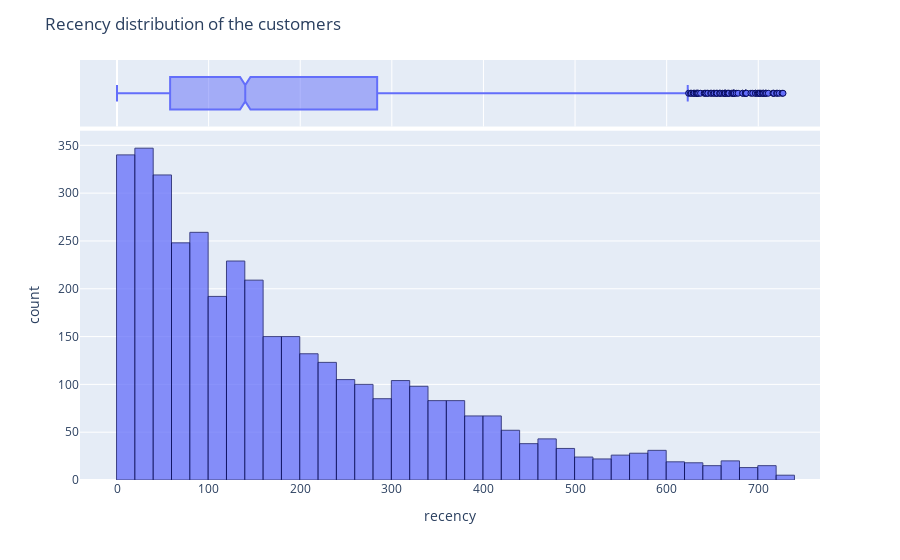

This figure's notebook cell:
### Markdown cell above
# Recency distribution of customers

### Code cell
fig = px.histogram(Recency, x= 'recency', opacity = 0.75, marginal ='box')
fig.update_layout(title = 'Recency distribution of the customers')
fig.update_traces(marker= dict(line=dict(color = '#05095D', width =1)))
fig.show()

### Figure 1 — Plotly figure (JSON) as saved in the notebook; plotly's stock layout.template omitted (floating-point values rounded to 4 significant figures; data arrays with more than 128 entries replaced by an {"elided": "..."} marker saying what was removed)
{"data": [{"alignmentgroup": "True", "bingroup": "x", "hovertemplate": "recency=%{x}<br>count=%{y}<extra></extra>", "legendgroup": "", "marker": {"color": "#636efa", "line": {"color": "#05095D", "width": 1}, "opacity": 0.75, "pattern": {"shape": ""}}, "name": "", "offsetgroup": "", "orientation": "v", "showlegend": false, "type": "histogram", "x": {"elided": "3892 int values"}, "xaxis": "x", "yaxis": "y"}, {"alignmentgroup": "True", "hovertemplate": "recency=%{x}<extra></extra>", "legendgroup": "", "marker": {"color": "#636efa", "line": {"color": "#05095D", "width": 1}}, "name": "", "notched": true, "offsetgroup": "", "showlegend": false, "type": "box", "x": {"elided": "3892 int values"}, "xaxis": "x2", "yaxis": "y2"}], "layout": {"barmode": "relative", "legend": {"tracegroupgap": 0}, "margin": {"t": 60}, "title": {"text": "Recency distribution of the customers"}, "xaxis": {"anchor": "y", "domain": [0, 1], "title": {"text": "recency"}}, "xaxis2": {"anchor": "y2", "domain": [0, 1], "matches": "x", "showgrid": true, "showticklabels": false}, "yaxis": {"anchor": "x", "domain": [0, 0.8316], "title": {"text": "count"}}, "yaxis2": {"anchor": "x2", "domain": [0.8416, 1], "matches": "y2", "showgrid": false, "showline": false, "showticklabels": false, "ticks": ""}}}
